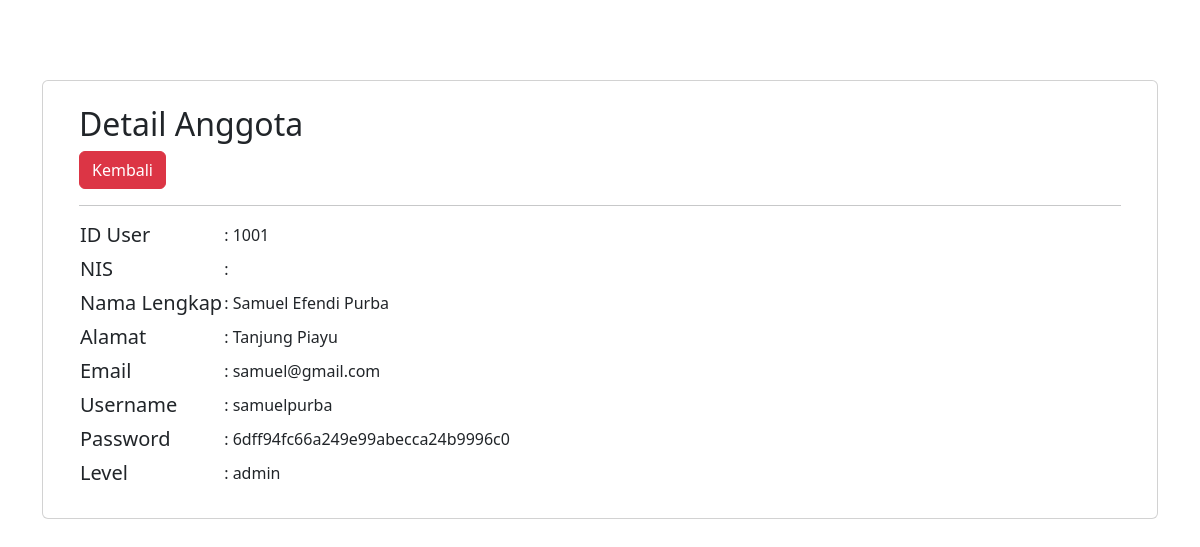
Page /petugas/data/detail_anggota.php?iduser=1001 on the committed database.
### tables this page shows
CREATE TABLE `user` (
  `IDuser` int(11) NOT NULL,
  `username` varchar(255) NOT NULL,
  `password` varchar(255) NOT NULL,
  `email` varchar(255) NOT NULL,
  `nis` varchar(255) NOT NULL,
  `namalengkap` varchar(255) NOT NULL,
  `alamat` text NOT NULL,
  `level` enum('admin','peminjam','petugas') NOT NULL
);

### petugas/data/detail_anggota.php (the view, shortened to what this page needs)
<!DOCTYPE html>
<html lang="en">
<head>
    <link href="https://cdn.jsdelivr.net/npm/bootstrap@5.3.2/dist/css/bootstrap.min.css" rel="stylesheet">
</head>
<body>
<div class="container" style="margin-top: 5rem;">
    <div class="card">
        <div class="row m-4">
            <?php
            include '../../koneksi/koneksi.php';
            if (isset($_GET['iduser'])) {
                $iduser = $_GET['iduser'];
            } else {
                die("Error, Data Tidak Ditemukan");
            }
            $query = mysqli_query($koneksi, "SELECT * FROM user WHERE iduser='$iduser' ");
            $result = mysqli_fetch_array($query);
            ?>
            <div class="col">
                <h2>Detail Anggota</h2>
                <a href="../anggota.php" class="btn btn-danger">Kembali</a><hr>
                <table>
                    <tr>
                        <td><h5>ID User</h5></td>
                        <td><h6>: <?php echo $result['IDuser'];?></h6></td>
                    </tr>
                    <tr>
                        <td><h5>NIS</h5></td>
                        <td><h6>: <?php echo $result['nis'];?></h6></td>
                    </tr>
                    <tr>
                        <td><h5>Nama Lengkap</h5></td>
                        <td><h6>: <?php echo $result['namalengkap'];?></h6></td>
                    </tr>
                    <tr>
                        <td><h5>Alamat</h5></td>
                        <td><h6>: <?php echo $result['alamat'];?></h6></td>
                    </tr>
                    <tr>
                        <td><h5>Email</h5></td>
                        <td><h6>: <?php echo $result['email'];?></h6></td>
                    </tr>
                    <tr>
                        <td><h5>Username</h5></td>
                        <td><h6>: <?php echo $result['username'];?></h6></td>
                    </tr>
                    <tr>
                        <td><h5>Password</h5></td>
                        <td><h6>: <?php echo $result['password'];?></h6></td>
                    </tr>
                    <tr>
                        <td><h5>Level</h5></td>
                        <td><h6>: <?php echo $result['level'];?></h6></td>
                    </tr>
                </table>
            </div>
        </div>
    </div>
</div>
</body>
</html>

### rows in the picture
user: IDuser "1001", namalengkap "Samuel Efendi Purba", alamat "Tanjung Piayu", email "samuel@gmail.com", username "samuelpurba", password "6dff94fc66a249e99abecca24b9996c0", level "admin"
